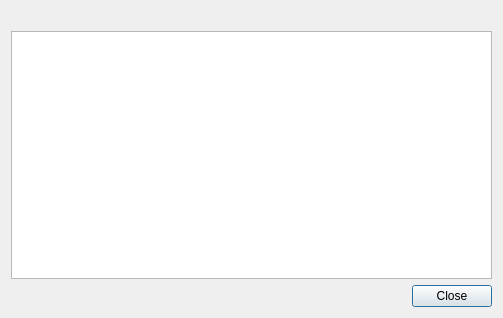
<?xml version="1.0" encoding="UTF-8"?>
<ui version="4.0">
 <class>HashViewerDialog</class>
 <widget class="QDialog" name="HashViewerDialog">
  <property name="geometry">
   <rect>
    <x>0</x>
    <y>0</y>
    <width>503</width>
    <height>318</height>
   </rect>
  </property>
  <property name="windowTitle">
   <string>Dialog</string>
  </property>
  <layout class="QVBoxLayout" name="verticalLayout">
   <item>
    <widget class="QLabel" name="label">
     <property name="buddy">
      <cstring>table</cstring>
     </property>
    </widget>
   </item>
   <item>
    <widget class="QTableWidget" name="table">
     <property name="editTriggers">
      <set>QAbstractItemView::NoEditTriggers</set>
     </property>
     <property name="alternatingRowColors">
      <bool>true</bool>
     </property>
     <property name="selectionMode">
      <enum>QAbstractItemView::SingleSelection</enum>
     </property>
     <property name="selectionBehavior">
      <enum>QAbstractItemView::SelectRows</enum>
     </property>
     <property name="sortingEnabled">
      <bool>true</bool>
     </property>
     <property name="wordWrap">
      <bool>false</bool>
     </property>
     <property name="cornerButtonEnabled">
      <bool>false</bool>
     </property>
     <attribute name="verticalHeaderVisible">
      <bool>false</bool>
     </attribute>
    </widget>
   </item>
   <item>
    <layout class="QHBoxLayout" name="horizontalLayout">
     <item>
      <spacer name="horizontalSpacer">
       <property name="orientation">
        <enum>Qt::Horizontal</enum>
       </property>
       <property name="sizeHint" stdset="0">
        <size>
         <width>40</width>
         <height>20</height>
        </size>
       </property>
      </spacer>
     </item>
     <item>
      <widget class="QPushButton" name="pushButton">
       <property name="text">
        <string>Close</string>
       </property>
      </widget>
     </item>
    </layout>
   </item>
  </layout>
 </widget>
 <tabstops>
  <tabstop>table</tabstop>
  <tabstop>pushButton</tabstop>
 </tabstops>
 <resources/>
 <connections>
  <connection>
   <sender>pushButton</sender>
   <signal>clicked()</signal>
   <receiver>HashViewerDialog</receiver>
   <slot>accept()</slot>
   <hints>
    <hint type="sourcelabel">
     <x>323</x>
     <y>273</y>
    </hint>
    <hint type="destinationlabel">
     <x>206</x>
     <y>268</y>
    </hint>
   </hints>
  </connection>
 </connections>
</ui>
